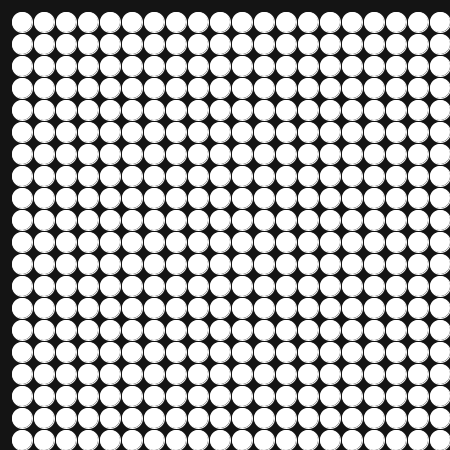
Frame 1 (no input)
Frame 60 (the mouse pressed at the canvas centre just before this capture): identical to frame 1, image omitted
Frame 120 (the mouse held since frame 60 and released just before this capture): identical to frame 1, image omitted

The Processing sketch that drew this single still picture (run headless with seeded random() and noise(); from frame 60 on, the mouse is pressed at the canvas centre):

// Processing sketch: processing_34241
// ── processing_34241.pde

int xpos = 20;
int ypos = 20;
int r = 2;

//ellipseSize = Es 
int Es = 20;
void setup ()
{
  size (450, 450);
  smooth ();
  background (200);
}
void draw() {
  fill (20);
  noStroke();
  rect ( 0, 0, width, height);

  // Example: 2D Array

  int cols = width;
  int rows = height;

  // Draw Grid


  for (int i = width/xpos; i < cols; i+=width/xpos) {

    for (int j = height/ypos; j < rows; j+=height/ypos) {
      stroke(255);
      fill(255);
      //strokeWeight(4);
      //fill (int(random(255)));
      ellipse(i, j, Es, Es);

      //ellipse(i+int(random(-r,r)),j,Es,Es);
    }
  }
}
       
